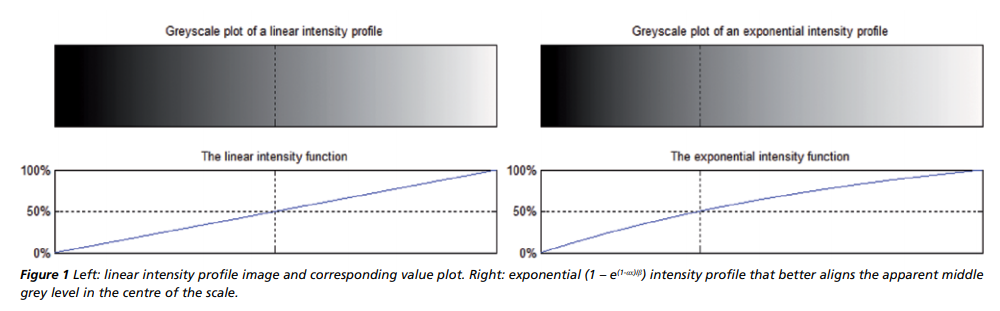
#> input picture Froner_et_al_Figure_1.png, 1000 x 311 px
$ jupyter execute --allow-errors How_to_make_exponetial_grayscale.ipynb   (shell and % lines are left out)
#> lines starting #> are read from the running program, lines starting #| are printed output that depends on the picture
#### Objective

To reproduce Figure 1 from the paper [Perception of visual information: The role of colour in seismic interpretation](http://earthdoc.eage.org/publication/publicationdetails/?publication=67462), by Froner, B., Purves, Steve, Lowell, J., and Henderson, J. (2013), First Break. 31, DOI 10.3997/1365-2397.2013010

#### Preliminaries

[cell 1]
import numpy as np
import matplotlib.pyplot as plt
import matplotlib.colors as clr
import matplotlib.cm as cm
import skimage.color as skl
from skimage import io

#### Load and plot the figure to reproduce (used with permission from EAGE)

[cell 2]
froner_et_al=io.imread('Froner_et_al_Figure_1.png')
#> froner_et_al is the input picture: shape (311, 1000, 4); mean R, G, B, A 216.5, 216.6, 217.6, 255
fig = plt.figure(figsize=(16, 5))
ax = fig.add_subplot(1, 1, 1)
ax.set_xticks([])
ax.set_yticks([])
plt.imshow(froner_et_al);

#### Helper functions

[cell 3]
def expo(x,a):
    """
    Makes an exponential curve.

    Parameter:
        x (array): the x coordinate
        a (int): compressiveness

    Returns:
        y (array): the 1D exponential curve
    """
    y = np.array(1-(np.exp(1-(a*x))/2.5))
    return 100.0*(y-min(y))/(max(y)-min(y))

def rgb_expo(y):
    """
    Makes an RGB array of size 256x256, which can then be plotted as rectuangular colorbar image
    (with a specific plt.imshow aspect ratio)

    Parameters:
        y (array): exponential 1D curve. Can be output of expo function.
        It is used as Lightness (L) dimension of initial Lab array

    Returns:
        rgb_exponential (array): the 256x256 RGB array
    """
    lexp = np.tile(y, (256,1))
    aexp = np.zeros((256,256))
    bexp = np.zeros((256,256))
    lab_exp = np.array(list(zip(lexp, aexp, bexp)))
    lab_exponential = np.swapaxes(lab_exp,1,2)
    rgb_exponential = skl.lab2rgb(lab_exponential)
    return rgb_exponential

def rgb_cmap(rgb_exponential):
    """
    Makes a Matplotlib LinearSegmentedColormap RGB exponential grayscale

    Parameters:
        rgb_exponential (array): exponential RGB array. Can be output of rgb_expo function

    Returns:
        my_exp_cmap: LinearSegmentedColormap
    """
    r_exp = rgb_exponential[0,:,0]
    g_exp = rgb_exponential[0,:,1]
    b_exp = rgb_exponential[0,:,2]

    # sample 256 not perfectly 1. Normalizing y to [0-1]
    normr_exp=(r_exp-min(r_exp))/(max(r_exp)-min(r_exp))
    normg_exp=(g_exp-min(g_exp))/(max(g_exp)-min(g_exp))
    normb_exp=(b_exp-min(b_exp))/(max(b_exp)-min(b_exp))

    b3=normb_exp # value of blue at sample n
    b2=normb_exp # value of blue at sample n
    b1=np.linspace(0,1,len(b2)) # position of sample n - ranges from 0 to 1
    g3=normg_exp
    g2=normg_exp
    g1=np.linspace(0,1,len(g2))
    r3=normr_exp
    r2=normr_exp
    r1=np.linspace(0,1,len(r2))
    r=zip(r1,r2,r3) # red list
    g=zip(g1,g2,g3) # green list
    b=zip(b1,b2,b3) # blue list
    rgb_=zip(r,g,b) # creating final list
    rgb=zip(*rgb_)  # transposing list
    k=['red', 'green', 'blue'] # keys
    exponential_gray=dict(zip(k,rgb))  # makes a dictionary for LinearSegmentedColormap
    my_exp_cmap = clr.LinearSegmentedColormap('my_colormap', exponential_gray)
    return my_exp_cmap

#### Create the 1D exponential curve, the exponential RGB array, and the LinearSegmentedColormap

[cell 4]
x = np.linspace(0,255,256)
y1 = expo(x,0.005)

[cell 5]
rgb_exponential = rgb_expo(y1)

[cell 6]
my_exp_cmap = rgb_cmap(rgb_exponential)

#### Plot a dashed vertical line at the abscissa x value where the exponential Lightness is 50 (marked as 50% in the original figure)

To do that requires finding the index of the element in an array that is closest (first greate than) a specific value:

[cell 7]
idx = np.searchsorted(y1, 50, side="right").astype(int) # first index where value > 50

#### Create all the ticks then test plotting of both exponential 1D curve and rectangular colorbar with the vertical line

(and a horizontal line at L= 50)

[cell 8]
y_ticks=[0, 20, 40, 50, 60, 80, 100]
x_ticks = [0, 50, 100, 150, 200, 250]
x_ticks.append(idx)
x_ticks=sorted(x_ticks)

[cell 9]
x = np.arange(256)

[cell 10]
fig, ax = plt.subplots(figsize=(20,4))
plt.yticks(np.array(y_ticks), y_ticks)
plt.xticks(np.array(x_ticks), x_ticks)
plt.scatter(x, y1, s = 100, c = my_exp_cmap(x))
plt.xlim(min(x),max(x))
ax.set_yticks([50], minor=True)
ax.axhline(50, linestyle='--', color='k')
ax.set_xticks([idx], minor=True)
ax.axvline(idx, linestyle='--', color='k');
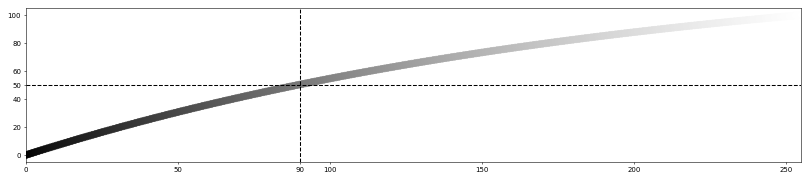
#> figure drawn by matplotlib, 1 panel

[cell 11]
fig, ax = plt.subplots(figsize=(20,4))
plt.imshow(rgb_exponential, aspect=0.18)
ax.axvline(idx, linestyle='--', color='k');
ax.set_xticks(x_ticks);
ax.tick_params(axis='y', color='w', labelcolor='white');
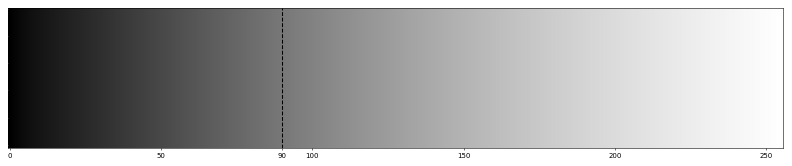
#> figure drawn by matplotlib, 1 panel

Those look just right. Great!

#### Do the same for Matplotlib's standard grayscale

[cell 12]
bw1=cm.gray(np.arange(256))
bw=bw1[:,:-1] # slicing to remove alpha

[cell 13]
rbw = np.tile(bw[:,0], (256,1))
gbw = np.tile(bw[:,1], (256,1))
bbw = np.tile(bw[:,2], (256,1))
rgb_bw=np.swapaxes(np.array(list(zip(rbw, gbw, bbw))),1,2)
lab_bw = skl.rgb2lab(rgb_bw)
l_bw = lab_bw[0,:,0]

[cell 14]
# finding index
idx1 = np.searchsorted(l_bw, 50, side="right") # first index where value > 0.5

[cell 15]
y_ticks1=[0, 20, 40, 50, 60, 80, 100]
x_ticks1 = [0, 50, 100, 150, 200, 250]
x_ticks1.append(idx1)
x_ticks1=sorted(x_ticks1)

[cell 16]
fig, ax = plt.subplots(figsize=(20,4))
plt.imshow(rgb_bw, aspect=0.18)
ax.axvline(idx1, linestyle='--', color='k');
ax.set_xticks(x_ticks1);
ax.tick_params(axis='y', color='w', labelcolor='white');
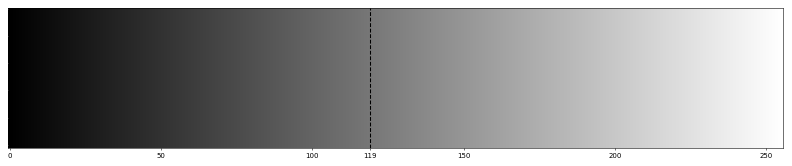
#> figure drawn by matplotlib, 1 panel

[cell 17]
fig, ax = plt.subplots(figsize=(20,4))
plt.yticks(np.array(y_ticks1), y_ticks1)
plt.xticks(np.array(x_ticks1), x_ticks1)
plt.scatter(x, l_bw, s = 100, c = l_bw, cmap='gray')
plt.xlim(min(x),max(x))
ax.set_yticks([50], minor=True)
ax.axhline(50, linestyle='--', color='k')
ax.set_xticks([idx1], minor=True)
ax.axvline(idx1, linestyle='--', color='k');
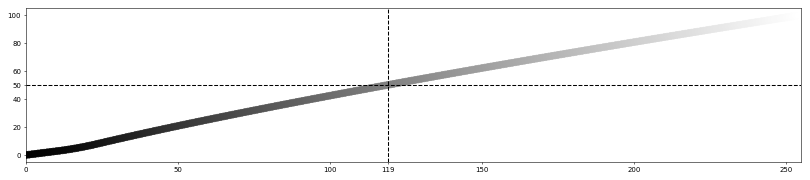
#> figure drawn by matplotlib, 1 panel

Those also look right.

Sort of...

... this is a bit of an aside, but there's a kink in the Lightess curve above, where the slope decreases at a value of about 5. This is either by design, or due to something else.
If it is by design, it is in my opinion conter-intuitive: my understanding from color theory and human vision is that the human eye has LESS discrimination on the low Lightness end, so if anything the kink should have higher slope, if you really want to muck about with it, not lower (by the way, I recall noticing the same thing years ago when doing a lot of colormap work in Matlab).
For this reason, I do think this is unlikely by design. After looking at the [lightess plots in the official Matplotlib documentation](https://matplotlib.org/3.1.1/tutorials/colors/colormaps.html#lightness-of-matplotlib-colormaps) it occurred to me that this might be due to the fact that the `Lab` colorspace is not AS perceptual as `cam02ucs`.

Let's test doing the color-sapce conversions using [Colorspacious](https://colorspacious.readthedocs.io/en/latest/reference.html#conversion-functions):

[cell 18]
from colorspacious import cspace_converter

[cell 19]
rbwcs = np.tile(bw[:,0], (256,1))
gbwcs = np.tile(bw[:,1], (256,1))
bbwcs = np.tile(bw[:,2], (256,1))
rgb_bwcs=np.swapaxes(np.array(list(zip(rbwcs, gbwcs, bbwcs))),1,2)
#> (the rest of this cell did not finish here and is left out)

#> (a cell that did not finish here is left out)

[cell 21]
y_ticks1cs=[0, 20, 40, 50, 60, 80, 100]
x_ticks1cs = [0, 50, 100, 150, 200, 250]
#> (the rest of this cell did not finish here and is left out)

[cell 22]
fig, ax = plt.subplots(figsize=(20,4))
plt.yticks(np.array(y_ticks1cs), y_ticks1cs)
plt.xticks(np.array(x_ticks1cs), x_ticks1cs)
#> (the rest of this cell did not finish here and is left out)

Interesting!!!

Now the kinck is gone, or at least, there's a short one for very small values of x, but with opposite slope, which is more reasonable. However, now I see a slight upward concavity for x values just above that.

For now I will leave it here, but with note to self to investigate further.

#### Now plot everything toghether to get the figure reproduced

(Sticking to the `skl.rgb2lab` color converison)

[cell 23]
fig = plt.figure(figsize=(20,6))

ax0 = plt.subplot2grid((2,2), (1,0))
ax0.set_xlim(min(x),max(x))
ax0.scatter(x,l_bw, s = 100, c = l_bw, cmap='gray')
ax0.set_yticks([50], minor=True)
ax0.set_yticks([0, 25, 50, 75, 100])
ax0.set_yticklabels([0, 25, 50, 75, 100])
ax0.set_xticks([idx1], minor=True)
locx0 = list(ax0.xaxis.get_ticklocs())
locx0.append(idx1)
ax0.set_xticks(locx0)
ax0.set_xlim(min(x),max(x))
ax0.axhline(50, linestyle='--', color='k')
ax0.axvline(idx1, linestyle='--', color='k')
ax0.set_title('The (nearly) linear Lightness profile for Matplotlib \'gray\' cmap')


ax1 = plt.subplot2grid((2,2), (0,0))
ax1.imshow(rgb_bw, aspect=0.24)
ax1.plot([idx1,idx1], [0,255], '--k')
ax1.set_xticks(x_ticks1);
ax1.tick_params(axis='y', color='w', labelcolor='white')
ax1.set_title('The grayscale plot for Matplotlib \'gray\' cmap')

ax2 = plt.subplot2grid((2,2), (1,1))
ax2.scatter(x,y1, s = 100, c = my_exp_cmap(x))
ax2.set_yticks([50], minor=True)
ax2.set_yticks([0, 25, 50, 75, 100])
ax2.set_yticklabels([0, 25, 50, 75, 100])
ax2.set_xticks([idx], minor=True)
locx = list(ax2.xaxis.get_ticklocs())
locx.append(idx)
ax2.set_xticks(locx)
ax2.set_xlim(min(x),max(x))
ax2.axhline(50, linestyle='--', color='k')
ax2.axvline(idx, linestyle='--', color='k')
ax2.set_title('The Lightness profile for the exponential grayscale cmap')

ax3 = plt.subplot2grid((2,2), (0,1))
ax3.imshow(rgb_exponential, aspect=0.24)
ax3.plot([idx,idx], [0,255], '--k')
ax3.set_xticks(x_ticks);
ax3.tick_params(axis='y', color='w', labelcolor='white')
ax3.set_title('The grayscale plot for the exponential grayscale cmap')

plt.tight_layout();
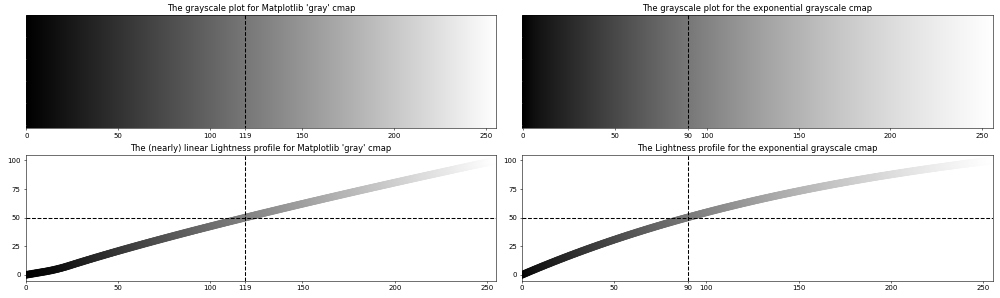
#> figure drawn by matplotlib, 4 panels
